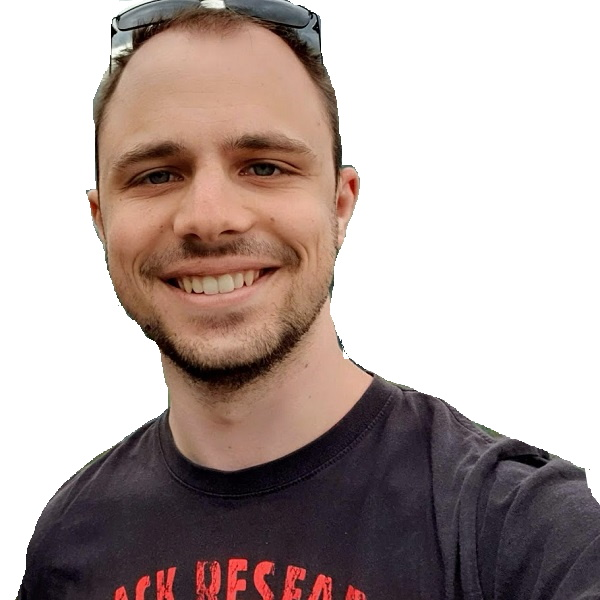
#> input picture py-cam/me600.jpg, 600 x 600 px
$ python canny_edge_det.py
#> lines starting #> are read from the running program, lines starting #| are printed output that depends on the picture
import cv2

# Read and display the original image
original = cv2.imread('me600.jpg')
#> original is the input picture: shape (600, 600, 3); mean B, G, R 161.1, 164.7, 179.5
cv2.imshow('Original', original)

# Convert to grayscale
greyscale = cv2.cvtColor(original, cv2.COLOR_BGR2GRAY)
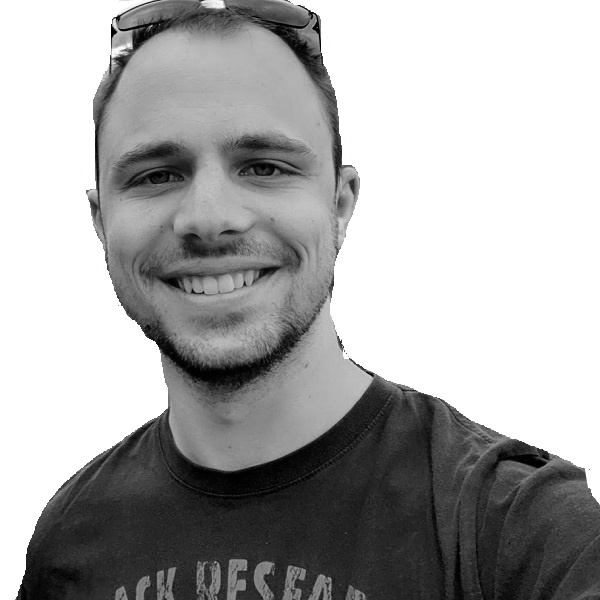
#> greyscale: shape (600, 600); min 0, max 255, mean 168.8

# set initial values for the variables
blur_kernel = 3
blur_sigma = 1
cann_thrs1 = 100
cann_thrs2 = 200

def draw():
    blurred = cv2.GaussianBlur(greyscale, (blur_kernel, blur_kernel), blur_sigma)
    canny = cv2.Canny(image=blurred, threshold1=cann_thrs1, threshold2=cann_thrs2)
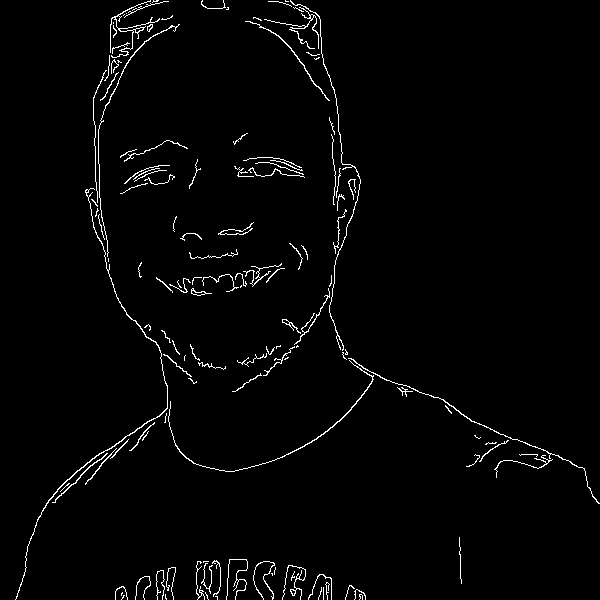
#> canny: shape (600, 600); 2% white in thin lines or dots

    cv2.imshow('Blurred', blurred)
    cv2.imshow('Canny', canny)
    cv2.waitKey(1)

# initial draw
draw()

# redraw the image with the new values
def on_blur_kernel_change(newval):
    global blur_kernel
    blur_kernel = newval
    # blur_kernel must be odd
    if blur_kernel % 2 == 0:
        blur_kernel -= 1
    # blur_kernel must be > 0
    if blur_kernel <= 0:
        blur_kernel = 1
    draw()

def on_blur_sigma_change(newval):
    global blur_sigma
    blur_sigma = newval
    draw()

def on_cann_thrs1_change(newval):
    global cann_thrs1
    cann_thrs1 = newval
    draw()

def on_cann_thrs2_change(newval):
    global cann_thrs2
    cann_thrs2 = newval
    draw()

cv2.createTrackbar('blur_kernel', 'Blurred', blur_kernel, 100, on_blur_kernel_change)
cv2.createTrackbar('blur_sigma', 'Blurred', blur_sigma, 100, on_blur_sigma_change)
cv2.createTrackbar('cann_thrs1', 'Canny', cann_thrs1, 255, on_cann_thrs1_change)
cv2.createTrackbar('cann_thrs2', 'Canny', cann_thrs2, 255, on_cann_thrs2_change)

while(True):
    cv2.waitKey(1)
